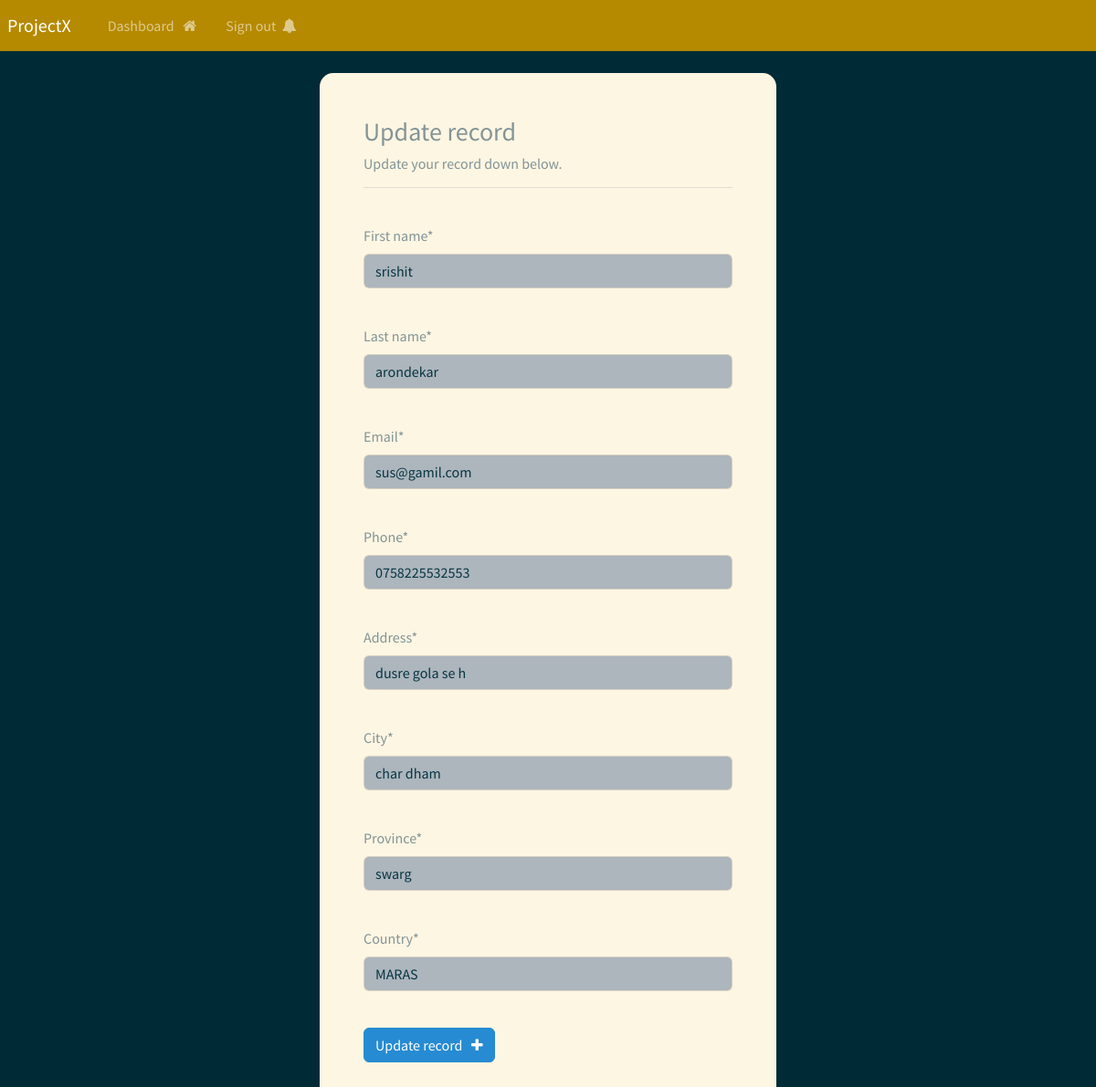
Page /update-record/2 (signed in) on the committed database.
### webapp/models.py (models this page shows, shortened)
class Record(models.Model):
    creation_date = models.DateTimeField(auto_now_add=True)
    first_name = models.CharField(max_length=100)
    last_name = models.CharField(max_length=100)
    email = models.CharField(max_length=255)
    phone = models.CharField(max_length=20)
    address = models.CharField(max_length=300)
    city = models.CharField(max_length=255)
    province = models.CharField(max_length=200)
    country = models.CharField(max_length=125)

### webapp/views.py (the view)
# urls.py: path('update-record/<int:pk>', views.update_record, name='update-record'),
@login_required(login_url='my-login')
def update_record(request, pk):
    record = Record.objects.get(id=pk)
    form = UpdateRecordForm(instance=record)
    if request.method == 'POST':
        form = UpdateRecordForm(request.POST, instance=record)
        if form.is_valid():
            form.save()
            messages.success(request, "Your record was updated!")
            return redirect("dashboard")
    context = {'form':form}
    return render(request, 'webapp/update-record.html', context=context)

### webapp/forms.py
class UpdateRecordForm(forms.ModelForm):
    class Meta:
        model = Record
        fields = ['first_name', 'last_name', 'email', 'phone', 'address', 'city', 'province', 'country']

### webapp/templates/webapp/update-record.html (shortened to what this page needs)
{% extends 'webapp/base.html' %}
{% load crispy_forms_tags %}
{% block content %}
<body>
    <div class="container bg-light shadow-md p-5 form-layout">
        <h3> Update record </h3>
        <h6> Update your record down below. </h6>
        <hr>
        <br>
        <form method="POST" autocomplete="off">
            {{form.first_name|as_crispy_field}}
            <br>
            {{form.last_name|as_crispy_field}}
            <br>
            {{form.email|as_crispy_field}}
            <br>
            {{form.phone|as_crispy_field}}
            <br>
            {{form.address|as_crispy_field}}
            <br>
            {{form.city|as_crispy_field}}
            <br>
            {{form.province|as_crispy_field}}
            <br>
            {{form.country|as_crispy_field}}
            <br>
            <button type="submit" class="btn btn-info"> Update record &nbsp; <i class="fa fa-plus" aria-hidden="true"></i>
            </button>
        </form>
    </div>
    <br>
</body>
{% endblock %}

### webapp/static/css/styles.css (style rules this page uses)
.form-layout { border-radius: 15px; width: 500px; }

### rows in the picture
Record: first_name "srishit", last_name "arondekar", email "sus@gamil.com", phone "0758225532553", address "dusre gola se h", city "char dham", province "swarg", country "MARAS"
